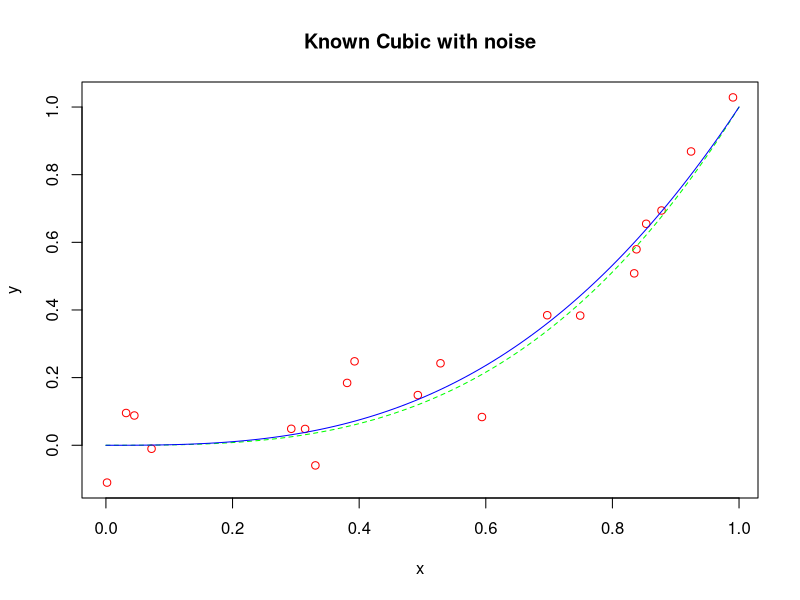
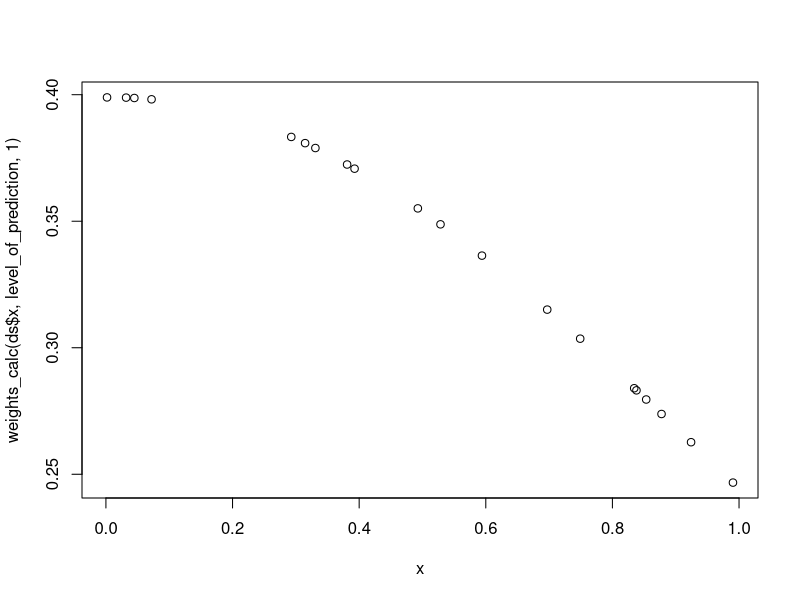

R code for these plots, in order: (Note: this script raises an error after producing the figures.)
weights_calc <- function(vec , level_of_prediction, skew){
  new_vec = level_of_prediction - vec 
  weights <- dnorm(new_vec,0,skew)
  return(weights)
}




set.seed(1485)
len <- 20
level_of_prediction <- 0.01
x <- runif(len)
y <- x^3 + rnorm(len,0,0.1)
ds <- data.frame(x = x, y = y)
plot(y ~ x, main = "Known Cubic with noise",col = "red")
s <- seq(0,1,length = 100)
lines(s,s^3,lty = 2, col = "green")
fit1 <- nls(y ~ I(x^power), 
            data = ds , 
            start = list(power = 1 ) , 
            trace = T,
            weights = weights_calc(ds$x,level_of_prediction,1)
            )
m=summary(fit1)$coefficients[1]
lines(s,s^m,col = "blue")



#sum(weights)
plot (x,weights_calc(ds$x,level_of_prediction,1))

plot(x,hx)

